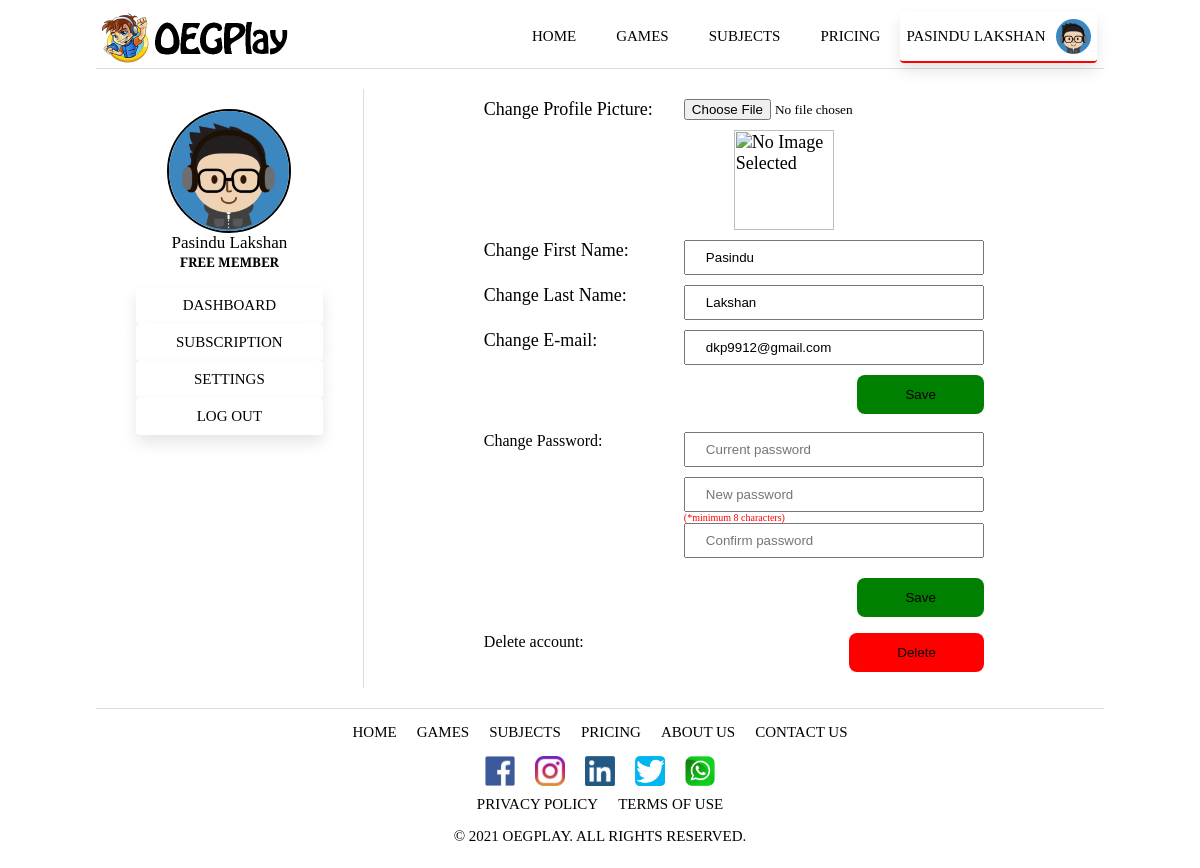
The page /userSettings.php (signed in) on the database as committed earlier.
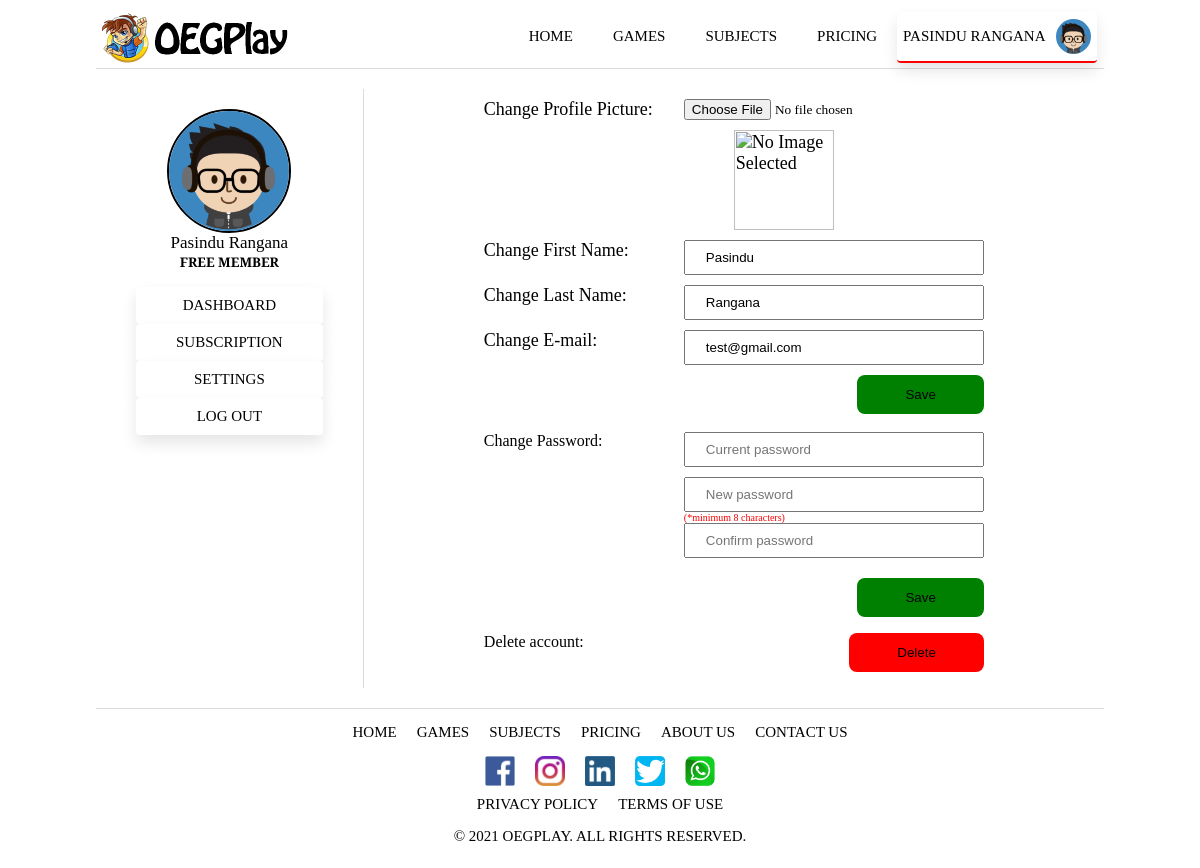
The same page on the database as committed later.
### tables this page shows
CREATE TABLE `member` (
  `memberID` int(11) NOT NULL AUTO_INCREMENT,
  `username` varchar(128) NOT NULL,
  `firstName` char(128) NOT NULL,
  `lastName` char(128) NOT NULL,
  `m_password` varchar(256) NOT NULL,
  `m_rank` char(20) NOT NULL DEFAULT 'No Rank',
  `TID` int(11) NOT NULL,
  `profile_pic` varchar(256) DEFAULT NULL,
  PRIMARY KEY (`memberID`),
  KEY `FK_Member` (`TID`),
  CONSTRAINT `FK_Member` FOREIGN KEY (`TID`) REFERENCES `type` (`TID`)
);

CREATE TABLE `member_email` (
  `memberID` int(11) NOT NULL,
  `email` varchar(128) NOT NULL,
  `emailType` varchar(32) NOT NULL,
  PRIMARY KEY (`memberID`,`email`),
  CONSTRAINT `FK_MemberEmail` FOREIGN KEY (`memberID`) REFERENCES `member` (`memberID`) ON DELETE CASCADE
);

### userSettings.php (the view, shortened to what the changed rows need)
    <link rel="stylesheet" href="css/userSettings.css" />
    <?php
        include 'header.php';
        require_once 'includes/database.inc.php';
        $mid = $_SESSION['memberID'];
        $result = mysqli_query($conn, "SELECT firstName, lastName FROM member WHERE memberID = $mid;");
        $memberDetails = mysqli_fetch_array($result);
        $fName = $memberDetails[0];
        $lName = $memberDetails[1];
        $result = mysqli_query($conn, "SELECT email FROM member_email WHERE memberID = $mid;");
        $memberEmail = mysqli_fetch_array($result);
        $email = $memberEmail[0];
    ?>
<div class="st-container">
    <?php include "user-sidebar.php"; ?>
   <div class="setting-form">
   <form class="form-details" method="post" action="includes/edituserprofile.inc.php" enctype="multipart/form-data">
      <?php
        echo '<div class="form-item">';
        echo '<label for="name">Change First Name:     </label>
            <input type="text" class="fields" id="fname" name="fname" value = "'.$fName.'" required />';
        echo '</div>';
        echo '<div class="form-item">';
        echo '<label for="name">Change Last Name:     </label>
            <input type="text" class="fields" id="lname" name="lname" value = "'.$lName.'" required/>';
        echo '</div>';
        echo '<div class="form-item">';
        echo '<label for="email">Change E-mail:    </label>
            <input type="email" class="fields" id="email" name="email" placeholder="abcTest@gmail.com" value = "'.$email.'"required/>';
        echo '</div>';
      ?>
    </form>
</div>
</div>
<?php include "footer.php"; ?>

### header.php (shortened to what the changed rows need)
<!DOCTYPE html>
<html>
  <head>
    <nav class="navbar">
      <div class="nav-container">
        <ul class="nav-links">
          <?php
            if (isset($_SESSION["memberID"])) {
              if ($_SESSION["TID"] == 2){
                echo '<li class="nav-item">'.'<a href="pricing.php">Pricing</a>'.'</li>';
              }
              echo '<li class="nav-item-profile">';
              echo '<div class="dropdown">
                      <button class="dropbtn">
                        <p>'.$_SESSION["firstName"].' '.$_SESSION["lastName"].'</p>';
              if(!is_null($_SESSION['proPic'])){
                  echo '<img class ="profile-img" src="uploads/userpropics/'.$_SESSION['proPic'].'" alt="ProfilePicture">';
              }
              else{
                  echo '<img class ="profile-img" src="images/defaultProfile.png" alt="ProfilePicture">';
              }
              echo '</button>
                    <div class="dropdown-content">
                        <a href="user-db.php?id='.$_SESSION["memberID"].'">My Dashboard</a>
                        <a href="usersettings.php?id='.$_SESSION["memberID"].'">Settings</a>
                        <a href="includes/logout.inc.php">Log Out</a>
                      </div>
                    </div>';
              echo '</li>';
            }
          ?>
        </ul>
      </div>
    </nav>
  </head>
  <body>

### user-sidebar.php (shortened to what the changed rows need)
<div class = "admin-sidebar">
        <div class = "profile">
             <?php
                if(!is_null($_SESSION['proPic'])){
                    echo '<img class = "propic" src="uploads/userpropics/'.$_SESSION['proPic'].'" alt="ProfilePicture">';
                }
                else{
                    echo '<img class = "propic" src="images/defaultProfile.png" alt="ProfilePicture">';
                }
                echo '<p class="a-name">'.$_SESSION["firstName"].' '.$_SESSION["lastName"].'</p>';
                if ($_SESSION['TID'] == 1){
                    echo '<h5 class="role">Premium Member</h5>';
                }
                else if ($_SESSION['TID'] == 2){
                    echo '<h5 class="role">Free Member</h5>';
                }
            ?>
        </div>
    </div>

Rows that differ between the two databases and show on the page:
removed member_email: email "dkp9912@gmail.com"
changed member "Pasindu": lname "Lakshan" → "Rangana"
added member_email: email "test@gmail.com"
Other text that changed with them:
$_SESSION["lastName"]: "LAKSHAN" → "RANGANA"
$_SESSION["lastName"]: "Lakshan" → "Rangana"
